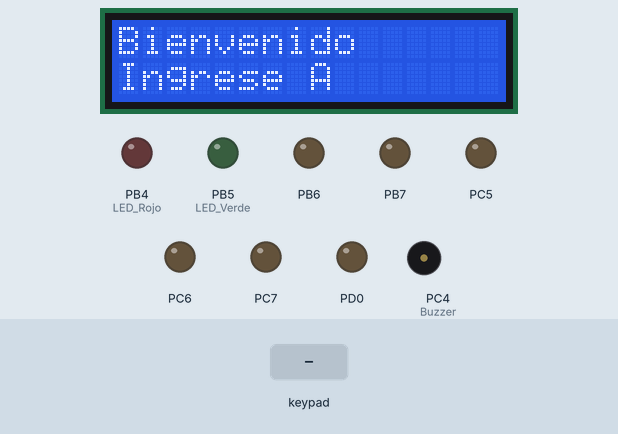
Bench run of a program on a simulated ATmega328P, built with avr-gcc and emulated at 16 MHz. Shown: 16×2 character LCD, output pins drawn as LEDs (lit = HIGH), buzzer (waves = sounding, pin HIGH). Wiring (inferred from the names in the program): 4×4 keypad with keys 1 2 3 A 4 5 6 B 7 8 9 C * 0 # D: rows PD4, PD3, PD2, PD1; columns PC0, PC1, PC2, PC3; character LCD (HD44780): RS PD5; R/W PD6; E PD7; data PB0, PB1, PB2, PB3. Inputs (shaded band) come from the test bench. EEPROM starts erased; pins used as bus, display or sensor lines are not drawn.

Above: at 1.2 s.
1.3 s: key 'A' pressed
At 3.3 s:
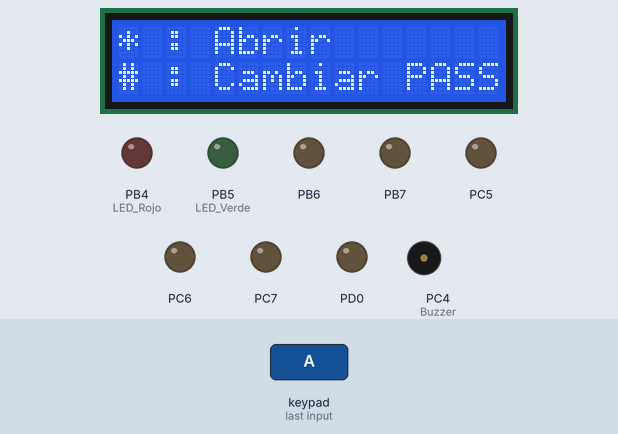
3.6 s: keypad keys 1 2 3 4 # pressed 0.4 s apart
At 7.7 s:
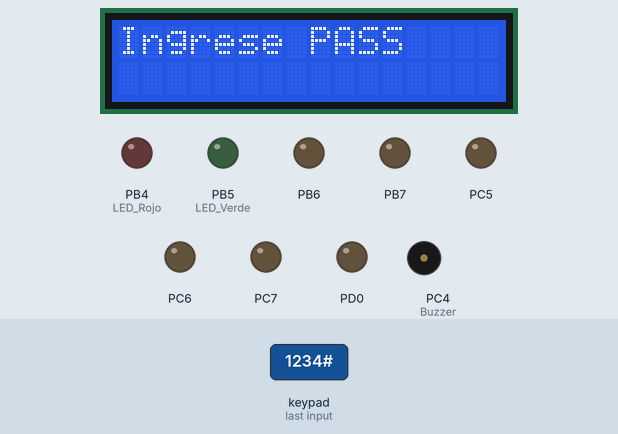
8.0 s: keypad keys 1 3 9 7 pressed 0.4 s apart
At 11.2 s:
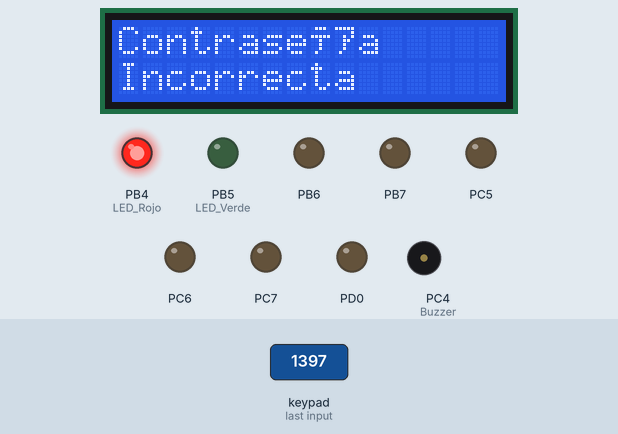
Timing chart, 0 to 14.8 s (numbered marks = the images above; inputs shaded):
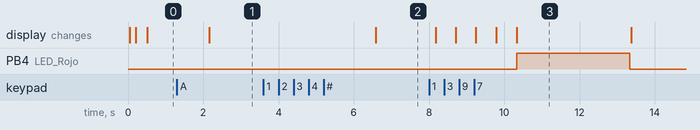

The program:

main.c
```c
/*
 * main.c
 *
 * Created: 10/29/2024 6:04:45 PM
 *  Author: Facundo
 */

#define F_CPU 16000000UL
#include <avr/io.h>
#include <util/delay.h>
#include <stdio.h>
#include <string.h>
#include <avr/eeprom.h>

#define Enable PD7
#define RW PD6
#define RS PD5
#define Fila1 PD4
#define Fila2 PD3
#define Fila3 PD2
#define Fila4 PD1
#define Col1 PC0
#define Col2 PC1
#define Col3 PC2
#define Col4 PC3
#define LED_Rojo PB4
#define LED_Verde PB5
#define Buzzer PC4

void LCD_cmd(char cmd);
void init_LCD();
void init_Pins();
void LCD_write(char data);
void comprobar_Teclado(int* state, char* caracter);
void Bienvenida();
void Enviar_Mensaje(const char* Cadena1, const char* Cadena2);
void almacenar_Contrasena(char* password);
int verificar_Contrasena(char* password);
void abrir_Cerradura();
void cambiar_Contrasena(char* new_password);
void activar_Alarma();
void inicializar_EEPROM();

int state = 0;   // Estado inicial
char pass[4];
char new_password[4];
char password[6];
char password_ref[4];
int intentos = 0;

int main(void) {
	init_Pins();
	init_LCD();
	inicializar_EEPROM();

	char caracter = '\0';
	int contador = 0;

	Bienvenida();

	while (1) {
		LCD_cmd(0x01);
		if (state == 0) {                    // Bienvenida
			Bienvenida();
			comprobar_Teclado(&state, &caracter);
			_delay_ms(500);

		} else if (state == 1) {             // Menu de opciones
			Enviar_Mensaje("* : Abrir", "# : Cambiar PASS");
			comprobar_Teclado(&state, &caracter);
			_delay_ms(500);

		} else if (state == 2) {             // Solicitar Contraseña para abrir
			if(contador == 0){
				Enviar_Mensaje("Ingrese PASS", "     ");
				_delay_ms(500);
			}
			comprobar_Teclado(&state, &caracter);
			if(caracter != '\0' && contador < 4){
				pass[contador] = '*';
				password[contador] = caracter;
				Enviar_Mensaje("Ingrese PASS", pass);
				_delay_ms(500);
				contador++;
			}
			if(contador == 4 || contador == 4){
				if(verificar_Contrasena(password)){
					PORTB |= (1 << LED_Verde);
					PORTB &= ~(1 << LED_Rojo);
					Enviar_Mensaje("Contraseña", "Correcta");
					abrir_Cerradura();
					state = 0;
					_delay_ms(3000);
				} else {
					Enviar_Mensaje("Contraseña", "Incorrecta");
					intentos++;
					if (intentos >= 3) {
						PORTB |= (1 << LED_Rojo);
						activar_Alarma();
						PORTB &= ~(1 << LED_Rojo);
						intentos = 0;
					} else {
						PORTB |= (1 << LED_Rojo);
						_delay_ms(3000);
						PORTB &= ~(1 << LED_Rojo);
					}

					state = 0;
				}
				contador = 0;
				for(int i=0; i<4 ; i++){
					pass[i] = "";
				}
				LCD_cmd(0x01);
			}
		} else if (state == 3){				 // Solicitar Contraseña para cambiar
			if(contador == 0){
				Enviar_Mensaje("Ingrese PASS", " ");
				_delay_ms(500);
			}
			comprobar_Teclado(&state, &caracter);
			if(caracter != '\0' && contador < 4){
				pass[contador] = '*';
				password[contador] = caracter;
				Enviar_Mensaje("Ingrese PASS", pass);
				_delay_ms(500);
				contador++;
			}
			if(contador == 4 || contador == 4){
				pass[contador] = '\0';
				if(verificar_Contrasena(password)){
					Enviar_Mensaje("Ingrese nueva", "Contraseña");
					_delay_ms(500);
					contador = 0;
					state = 4;
				} else {
					Enviar_Mensaje("Contraseña", "Incorrecta");
					intentos++;
					if (intentos >= 3) {
						PORTB |= (1 << LED_Rojo);
						activar_Alarma();
						PORTB &= ~(1 << LED_Rojo);
						intentos = 0;
						} else {
						PORTB |= (1 << LED_Rojo);
						_delay_ms(3000);
						PORTB &= ~(1 << LED_Rojo);
					}
					state = 0;
					contador = 0;
				}
				for(int i=0; i<4 ; i++){
					pass[i] = "";
				}
			}
		} else if (state == 4) { // Ingreso de nueva contraseña
			if(contador == 0){
				Enviar_Mensaje("Ingrese nueva", "Contraseña");
				_delay_ms(500);
			}
			comprobar_Teclado(&state, &caracter);
			if(caracter != '\0' && contador < 4){
				new_password[contador] = caracter;
				Enviar_Mensaje("Nueva PASS", new_password);
				_delay_ms(500);
				contador++;
			}
			if(contador == 4 || contador == 4){
				cambiar_Contrasena(new_password);
				state = 0;
				contador = 0;
				for(int i=0; i<4 ; i++){
					new_password[i] = "";
				}
			}
		}
	}
}

void LCD_cmd(char cmd) {
	PORTB = (cmd >> 4) & 0x0F; // Enviar los 4 bits más significativos
	PORTD &= ~(1 << RS);
	PORTD &= ~(1 << RW);
	PORTD |= (1 << Enable);
	_delay_ms(1);
	PORTD &= ~(1 << Enable);

	PORTB = cmd & 0x0F; // Enviar los 4 bits menos significativos
	PORTD |= (1 << Enable);
	_delay_ms(1);
	PORTD &= ~(1 << Enable);
}

void init_LCD() {
	_delay_ms(50);
	LCD_cmd(0x33);
	_delay_ms(50);
	LCD_cmd(0x32);
	_delay_ms(50);
	LCD_cmd(0x28);  // Inicializar en 4 bit
	_delay_ms(50);
	LCD_cmd(0x0C);
	_delay_ms(50);
	LCD_cmd(0x06);
	_delay_ms(50);
	LCD_cmd(0x01);
	_delay_ms(50);
	LCD_cmd(0x80);
	_delay_ms(50);
}

void init_Pins() {
	DDRD = 0xFF;
	DDRB = 0xFF;
	DDRC = 0xF0;
	PORTC = 0x0F;  // Configurar el puerto C para lectura (con pull-up)
}

void LCD_write(char data) {
	PORTB = (data >> 4) & 0x0F; // Enviar los 4 bits más significativos
	PORTD |= (1 << RS);
	PORTD &= ~(1 << RW);
	PORTD |= (1 << Enable);
	_delay_ms(1);
	PORTD &= ~(1 << Enable);

	PORTB = data & 0x0F; // Enviar los 4 bits menos significativos
	PORTD |= (1 << Enable);
	_delay_ms(1);
	PORTD &= ~(1 << Enable);
}

void comprobar_Teclado(int* state, char* caracter) {
	int Columna_ = -1;
	int Fila_ = -1;
	int Fila[4] = {Fila1, Fila2, Fila3, Fila4};
	int Col[4] = {Col1, Col2, Col3, Col4};
	char Teclado[4][4] = {
		{'1', '2', '3', 'A'},
		{'4', '5', '6', 'B'},
		{'7', '8', '9', 'C'},
		{'*', '0', '#', 'D'}
	};

	PORTD |= (1 << Fila1) | (1 << Fila2) | (1 << Fila3) | (1 << Fila4);
	for (int i = 0; i < 4; i++){
		PORTD &= ~(1 << Fila[i]);
		_delay_us(5);
		for (int j = 0; j < 4; j++) {
			if (!(PINC & (1 << Col[j]))) {
				Columna_ = j;
				Fila_ = i;
				break;
			}
		}
		PORTD |= (1 << Fila[i]);
		if (Columna_ != -1) {
			break;
		}
	}

	if (Columna_ != -1) {
		*caracter = Teclado[Fila_][Columna_];

		if (*state == 0 && *caracter == 'A') {
			*state = 1;
		}

		if (*state == 1) {
			if (*caracter == '*') {
				*state = 2;
			} else if (*caracter == '#') {
				*state = 3;
			}
		}
	} else {
		*caracter = '\0';
	}
}

void Bienvenida() {
	Enviar_Mensaje("Bienvenido", "Ingrese A");
}

void Enviar_Mensaje(const char* Cadena1, const char* Cadena2) {
	LCD_cmd(0x01);
	for (int i = 0; i < 16 && Cadena1[i] != '\0'; i++) {
		LCD_write(Cadena1[i]);
	}
	LCD_cmd(0xC0);
	for (int i = 0; i < 16 && Cadena2[i] != '\0'; i++) {
		LCD_write(Cadena2[i]);
	}
}

void almacenar_Contrasena(char* password) {
	eeprom_write_block(password, &password_ref, sizeof(password_ref));
}

int verificar_Contrasena(char* password) {
	char stored_password[5];
	eeprom_read_block((void*)stored_password, (const void*)&password_ref, sizeof(stored_password) - 1);
	stored_password[4] = '\0';

	if (strcmp(password, stored_password) == 0) {
		return 1;
	}
	return 0;
}

void abrir_Cerradura() {
	Enviar_Mensaje("Abriendo...", "Cerradura");
	PORTB |= (1 << LED_Verde);
	_delay_ms(3000);
	PORTB &= ~(1 << LED_Verde);
}

void cambiar_Contrasena(char* new_password) {
	if (strlen(new_password) >= 4 && strlen(new_password) <= 6) {
		almacenar_Contrasena(new_password);
		Enviar_Mensaje("Contraseña", "Cambiada");
		_delay_ms(1000);
		} else {
		Enviar_Mensaje("Error:", "Longitud");
		_delay_ms(1000);
	}
}

void activar_Alarma() {
	PORTC |= (1 << Buzzer); // Activar el buzzer
	_delay_ms(5000); // Sonar por 5 segundos
	PORTC &= ~(1 << Buzzer); // Desactivar el buzzer
}

void inicializar_EEPROM() {
	char default_password[5] = "1234";
	char stored_password[5];
	eeprom_read_block(stored_password, &password_ref, sizeof(stored_password) - 1);
	stored_password[4] = '\0';

	if (strcmp(stored_password, default_password) != 0) {
		eeprom_write_block((const void*)default_password, (void*)&password_ref, sizeof(default_password) - 1);
	}
}
```

Measured:
- after the input at 1.3 s, the display: changes after 0.85 s (image 1)
- after the input at 3.6 s, the display: changes after 3.0 s (image 2)
- after the input at 8.0 s, PB4 (LED_Rojo): LOW → HIGH after 2.3 s, → LOW 3.0 s later; the display: first changes after 0.17 s (image 3 shows a later state)
